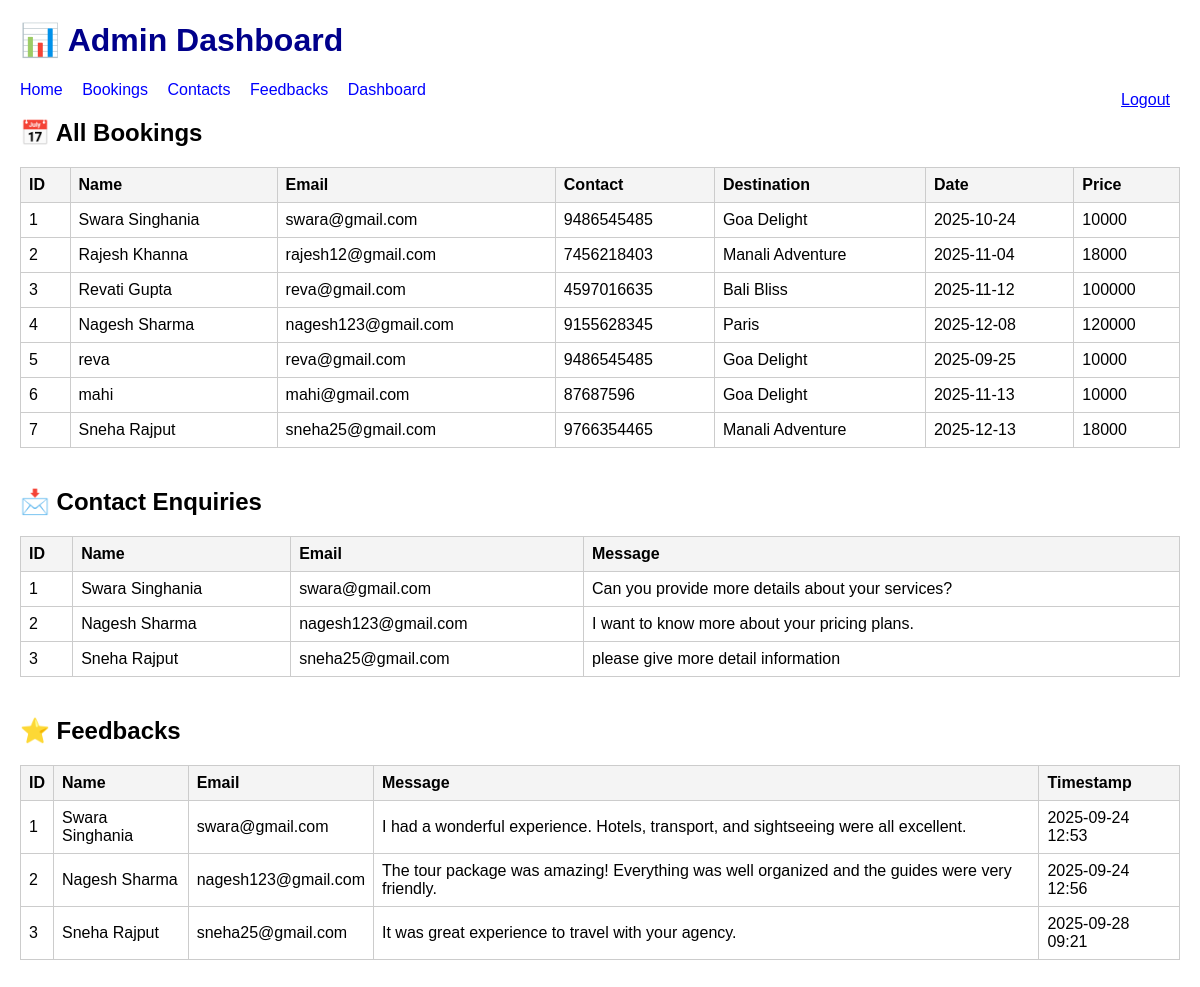
/admin (signed in), run on the app's committed database.
### app.py (models this page shows)
class Booking(db.Model):
    id = db.Column(db.Integer, primary_key=True)
    name = db.Column(db.String(50))
    email = db.Column(db.String(50))
    contact = db.Column(db.String(20))
    destination_id = db.Column(db.Integer, db.ForeignKey('destination.id'))
    destination = db.relationship('Destination')
    date = db.Column(db.String(50))

class Destination(db.Model):
    id = db.Column(db.Integer, primary_key=True)
    name = db.Column(db.String(50))
    description = db.Column(db.String(200))
    price = db.Column(db.Integer)

class Contact(db.Model):
    id = db.Column(db.Integer, primary_key=True)
    name = db.Column(db.String(50))
    email = db.Column(db.String(50))
    message = db.Column(db.String(500))

class Feedback(db.Model):
    id = db.Column(db.Integer, primary_key=True)
    name = db.Column(db.String(50))
    email = db.Column(db.String(50))
    message = db.Column(db.String(500))
    timestamp = db.Column(db.DateTime, default=datetime.utcnow)

### app.py (the view)
@app.route('/admin')
def admin_dashboard():
    if not session.get('admin_logged_in'):
        return redirect(url_for('admin_login'))
    all_bookings = Booking.query.order_by(Booking.id.asc()).all()
    all_contacts = Contact.query.order_by(Contact.id.asc()).all()
    all_feedbacks = Feedback.query.order_by(Feedback.id.asc()).all()
    return render_template(
        'admin_dashboard.html',
        bookings=all_bookings,
        contacts=all_contacts,
        feedbacks=all_feedbacks
    )

### templates/admin_dashboard.html (shortened to what this page needs)
<!DOCTYPE html>
<html lang="en">
<head>
</head>
<body>
    <h1>📊 Admin Dashboard</h1>
    <a href="{{ url_for('admin_logout') }}" class="button" style="color:blue; float: right; margin: 10px;">Logout</a>
    <nav>
        <a href="/">Home</a>
        <a href="/bookings">Bookings</a>
        <a href="/contacts">Contacts</a>
        <a href="/feedbacks">Feedbacks</a>
        <a href="/admin">Dashboard</a>
    </nav>
    <section>
        <h2>📅 All Bookings</h2>
        <table>
            <tr>
                <th>ID</th><th>Name</th><th>Email</th><th>Contact</th><th>Destination</th><th>Date</th><th>Price</th>
            </tr>
            {% for b in bookings %}
            <tr>
                <td>{{ b.id }}</td>
                <td>{{ b.name }}</td>
                <td>{{ b.email }}</td>
                <td>{{ b.contact }}</td>
                <td>{{ b.destination.name }}</td>
                <td>{{ b.date }}</td>
                <td>{{ b.destination.price }}</td>
            </tr>
            {% endfor %}
        </table>
    </section>
    <section>
        <h2>📩 Contact Enquiries</h2>
        <table>
            <tr>
                <th>ID</th><th>Name</th><th>Email</th><th>Message</th>
            </tr>
            {% for c in contacts %}
            <tr>
                <td>{{ c.id }}</td>
                <td>{{ c.name }}</td>
                <td>{{ c.email }}</td>
                <td>{{ c.message }}</td>
            </tr>
            {% endfor %}
        </table>
    </section>
    <section>
        <h2>⭐ Feedbacks</h2>
        <table>
            <tr>
                <th>ID</th><th>Name</th><th>Email</th><th>Message</th><th>Timestamp</th>
            </tr>
            {% for f in feedbacks %}
            <tr>
                <td>{{ f.id }}</td>
                <td>{{ f.name }}</td>
                <td>{{ f.email }}</td>
                <td>{{ f.message }}</td>
                <td>{{ f.timestamp.strftime('%Y-%m-%d %H:%M') }}</td>
            </tr>
            {% endfor %}
        </table>
    </section>
</body>
</html>

### templates/admin_dashboard.html (style rules this page uses)
body { font-family: Arial, sans-serif; margin: 20px; }
h1 { color: darkblue; }
section { margin-bottom: 40px; }
table { width: 100%; border-collapse: collapse; margin-top: 10px; }
th, td { border: 1px solid #ccc; padding: 8px; text-align: left; }
th { background: #f4f4f4; }
nav a { margin-right: 15px; text-decoration: none; color: blue; }

### data on the page
Booking: id "1", name "Swara Singhania", email "swara@gmail.com", contact "9486545485", destination.name "Goa Delight", date "2025-10-24", destination.price "10000"
Booking: id "2", name "Rajesh Khanna", email "rajesh12@gmail.com", contact "7456218403", destination.name "Manali Adventure", date "2025-11-04", destination.price "18000"
Booking: id "3", name "Revati Gupta", email "reva@gmail.com", contact "4597016635", destination.name "Bali Bliss", date "2025-11-12", destination.price "100000"
Booking: id "4", name "Nagesh Sharma", email "nagesh123@gmail.com", contact "9155628345", destination.name "Paris", date "2025-12-08", destination.price "120000"
Booking: id "5", name "reva", email "reva@gmail.com", contact "9486545485", destination.name "Goa Delight", date "2025-09-25", destination.price "10000"
Booking: id "6", name "mahi", email "mahi@gmail.com", contact "87687596", destination.name "Goa Delight", date "2025-11-13", destination.price "10000"
Booking: id "7", name "Sneha Rajput", email "sneha25@gmail.com", contact "9766354465", destination.name "Manali Adventure", date "2025-12-13", destination.price "18000"
Contact: id "1", name "Swara Singhania", email "swara@gmail.com", message "Can you provide more details about your services?"
Contact: id "2", name "Nagesh Sharma", email "nagesh123@gmail.com", message "I want to know more about your pricing plans."
Contact: id "3", name "Sneha Rajput", email "sneha25@gmail.com", message "please give more detail information"
Feedback: id "1", name "Swara Singhania", email "swara@gmail.com", message "I had a wonderful experience. Hotels, transport, and sightseeing were all excellent.", timestamp "2025-09-24 12:53"
Feedback: id "2", name "Nagesh Sharma", email "nagesh123@gmail.com", message "The tour package was amazing! Everything was well organized and the guides were very friendly.", timestamp "2025-09-24 12:56"
Feedback: id "3", name "Sneha Rajput", email "sneha25@gmail.com", message "It was great experience to travel with your agency.", timestamp "2025-09-28 09:21"
